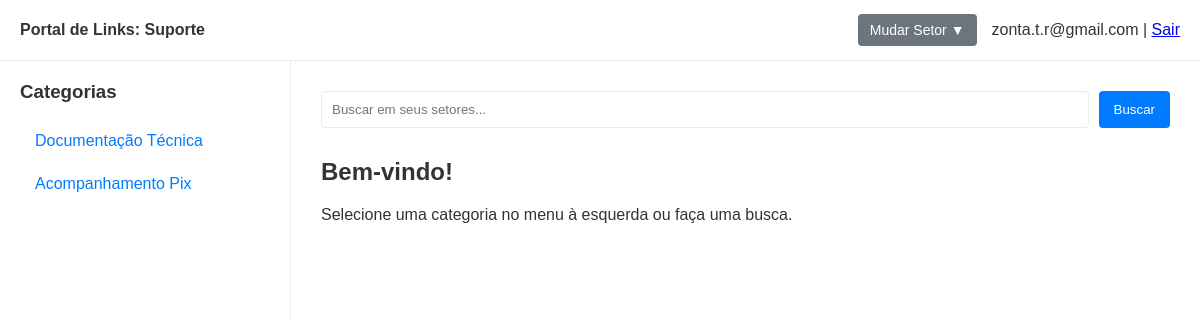
The page /setor/Suporte (signed in) on the database as committed earlier.
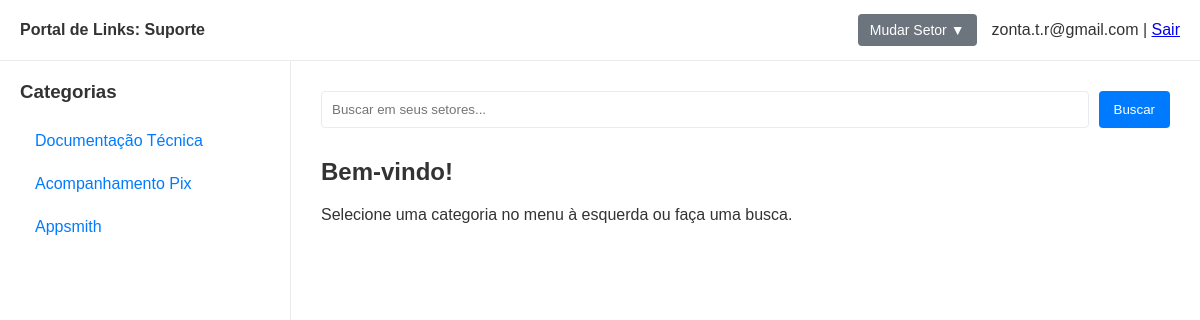
The same page on the database as committed later.
### app.py (models this page shows, shortened)
class Sector(db.Model):
    id = db.Column(db.Integer, primary_key=True)
    name = db.Column(db.String(100), unique=True, nullable=False)
    subcategories = db.relationship('Subcategory', back_populates='sector', lazy=True, cascade="all, delete-orphan")
    users = db.relationship('User', secondary=user_sectors_association, lazy='subquery',
                           back_populates='sectors')

class User(db.Model, UserMixin):
    id = db.Column(db.Integer, primary_key=True)
    email = db.Column(db.String(120), unique=True, nullable=False)
    password_hash = db.Column(db.String(60), nullable=False)
    is_admin = db.Column(db.Boolean, nullable=False, default=False)
    sectors = db.relationship('Sector', secondary=user_sectors_association, lazy='subquery',
                             back_populates='users')

class Subcategory(db.Model):
    id = db.Column(db.Integer, primary_key=True)
    name = db.Column(db.String(100), nullable=False)
    sector_id = db.Column(db.Integer, db.ForeignKey('sector.id'), nullable=False)
    sector = db.relationship('Sector', back_populates='subcategories')
    links = db.relationship('Link', back_populates='subcategory', lazy=True, cascade="all, delete-orphan")

### app.py (the view, shortened to what this page needs)
@app.route('/setor/<sector_name>')
@login_required
def view_sector_dashboard(sector_name):
    sectors_for_dropdown = Sector.query.all() if current_user.is_admin else current_user.sectors
    current_sector = Sector.query.filter_by(name=sector_name).first_or_404()
    if not current_user.is_admin and current_sector not in current_user.sectors:
        flash('Você não tem permissão para acessar este setor.', 'danger')
        return redirect(url_for('dashboard'))
    subcategories_for_sidebar = current_sector.subcategories
    active_subcategory_name = request.args.get('view', None)
    search_term = request.args.get('search', None)
    links_to_show = []
    return render_template('dashboard.html',
                           sectors_for_dropdown=sectors_for_dropdown,
                           current_sector=current_sector,
                           subcategories=subcategories_for_sidebar,
                           active_subcategory_name=active_subcategory_name,
                           links_to_show=links_to_show,
                           search_term=search_term)

### app.py (called while the page is built)
@login_manager.user_loader
def load_user(user_id):
    return db.session.get(User, int(user_id))

### templates/dashboard.html (shortened to what this page needs)
<!DOCTYPE html>
<html lang="pt-br">
<head>
</head>
<body>
    <header class="header">
        <div class="header-left">
            Portal de Links: <strong>{{ current_sector.name }}</strong>
        </div>
        <div class="header-right">
            {% if current_user.is_admin or current_user.sectors|length > 1 %}
            <div class="sector-dropdown">
                <button>Mudar Setor ▼</button>
            </div>
            {% endif %}
            <div class="user-info">
                {{ current_user.email }} | <a href="{{ url_for('logout') }}">Sair</a>
            </div>
        </div>
    </header>
    <div class="page-container">
        <aside class="sidebar">
            <h3>Categorias</h3>
            <ul>
                {% for subcategory in subcategories %}
                    <li>
                        <a href="{{ url_for('view_sector_dashboard', sector_name=current_sector.name, view=subcategory.name) }}"
                           class="{{ 'active' if subcategory.name == active_subcategory_name else '' }}">
                            {{ subcategory.name }}
                        </a>
                    </li>
                {% endfor %}
            </ul>
        </aside>
        <main class="main-content">
            <form method="GET" action="{{ url_for('view_sector_dashboard', sector_name=current_sector.name) }}" class="search-form">
                <input type="search" name="search" placeholder="Buscar em {{ 'todos os setores' if current_user.is_admin else 'seus setores' }}..." value="{{ search_term or '' }}">
                <button type="submit">Buscar</button>
            </form>
            {% if search_term %}
                <h2>Resultados da busca por: "{{ search_term }}"</h2>
            {% elif active_subcategory_name %}
                <h2>{{ active_subcategory_name }}</h2>
            {% else %}
                <h2>Bem-vindo!</h2>
                <p>Selecione uma categoria no menu à esquerda ou faça uma busca.</p>
            {% endif %}
        </main>
    </div>
</body>
</html>

### templates/dashboard.html (style rules this page uses)
:root { --bg-color: #f4f4f9; --sidebar-bg: #ffffff; --header-bg: #ffffff; --main-content-bg: #ffffff; --text-color: #333; --link-color: #007bff; --active-link-bg: #007bff; --active-link-text: #ffffff; --border-color: #e9ecef; }
body { font-family: sans-serif; background-color: var(--bg-color); color: var(--text-color); margin: 0; display: flex; flex-direction: column; height: 100vh; }
.header { background-color: var(--header-bg); padding: 0 20px; border-bottom: 1px solid var(--border-color); display: flex; justify-content: space-between; align-items: center; height: 60px; flex-shrink: 0; }
.header-left { font-weight: bold; }
.header-right { display: flex; align-items: center; gap: 15px; }
.sector-dropdown { position: relative; display: inline-block; }
.sector-dropdown button, .admin-button { background-color: #6c757d; color: white; padding: 8px 12px; border: none; border-radius: 4px; cursor: pointer; text-decoration: none; font-size: 14px; }
.page-container { display: flex; flex-grow: 1; overflow: hidden; }
.sidebar { background-color: var(--sidebar-bg); width: 250px; padding: 20px; border-right: 1px solid var(--border-color); flex-shrink: 0; overflow-y: auto; }
.sidebar h3 { margin-top: 0; }
.sidebar ul { list-style: none; padding: 0; }
.sidebar ul li a { display: block; padding: 10px 15px; text-decoration: none; color: var(--link-color); border-radius: 4px; margin-bottom: 5px; }
.main-content { background-color: var(--main-content-bg); padding: 30px; flex-grow: 1; overflow-y: auto; }
.search-form { display: flex; gap: 10px; margin-bottom: 30px; }
.search-form input { flex-grow: 1; padding: 10px; border: 1px solid var(--border-color); border-radius: 4px; }
.search-form button { padding: 10px 15px; border: none; background-color: var(--link-color); color: white; border-radius: 4px; cursor: pointer; }

Rows that differ between the two databases and show on the page:
added Subcategory: name "Appsmith"
